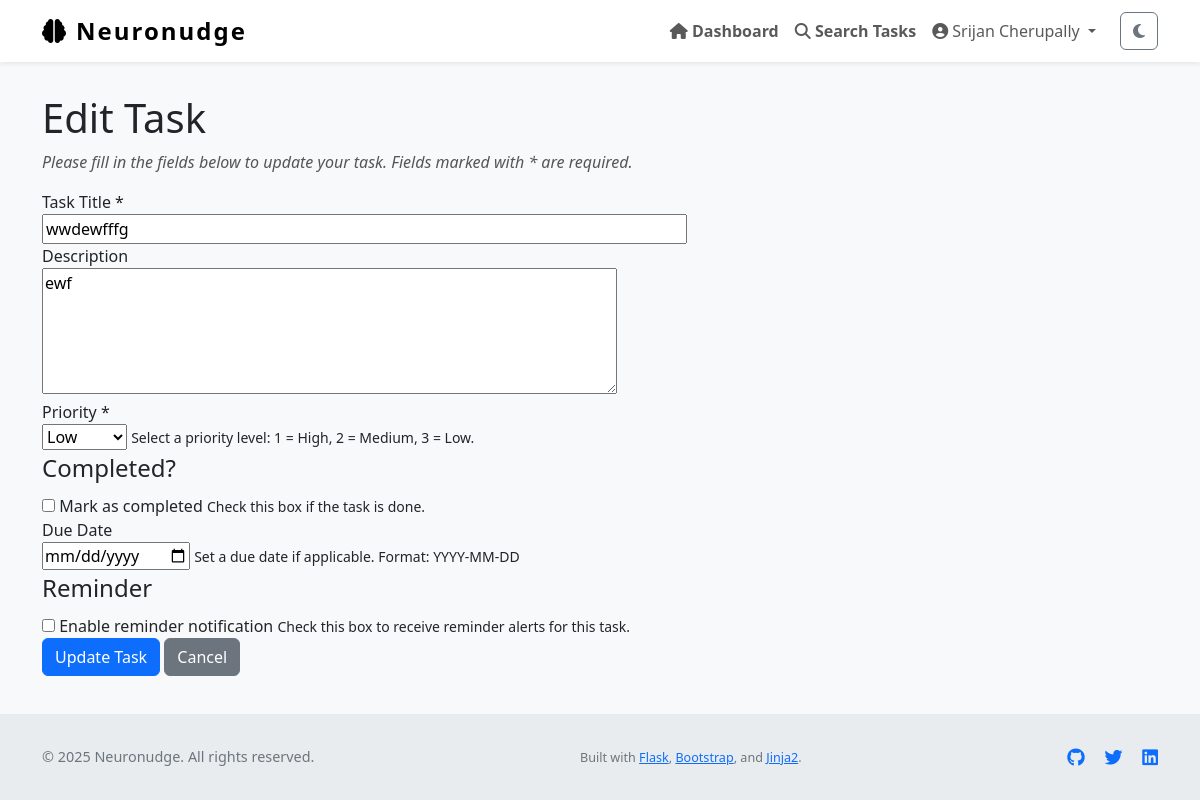
The page /task/edit/3 (signed in) on the database as committed earlier.
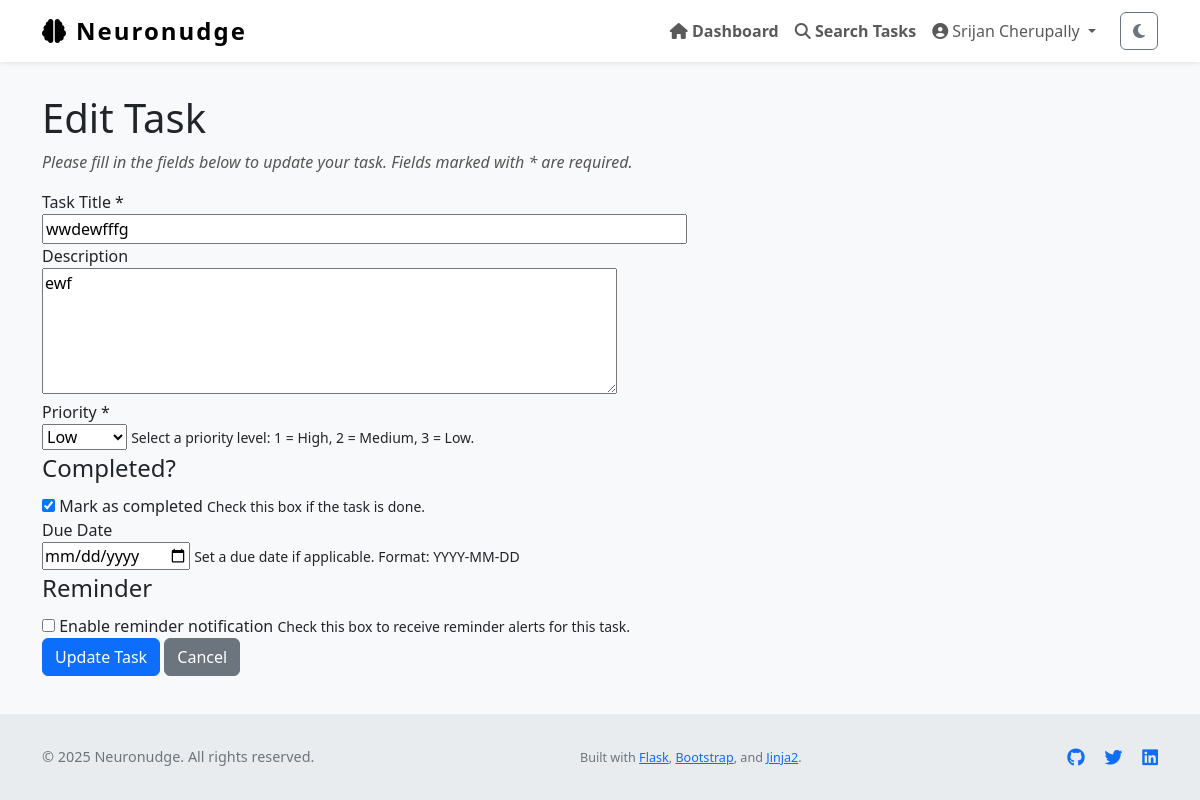
The same page on the database as committed later.
### Neuronudge/models.py (models this page shows, shortened)
class Task(db.Model):
    id = db.Column(db.Integer, primary_key=True)
    title = db.Column(db.String(255), nullable=False)
    description = db.Column(db.Text)
    due_date = db.Column(db.DateTime)
    completed = db.Column(db.Boolean, default=False)
    priority = db.Column(db.Integer, default=3)         # 1 = high, 2 = med, 3 = low
    reminder_set = db.Column(db.Boolean, default=False)
    created_at = db.Column(db.DateTime, default=datetime.utcnow)
    updated_at = db.Column(db.DateTime, default=datetime.utcnow, onupdate=datetime.utcnow)
    user_id = db.Column(db.Integer, db.ForeignKey('user.id'), nullable=False)

### Neuronudge/views.py (the view, shortened to what this page needs)
@views.route('/task/edit/<int:id>', methods=['GET', 'POST'])
@login_required
def edit_task(id):
    task = Task.query.get_or_404(id)
    if task.user_id != current_user.id:
        flash("Unauthorized access.", category='error')
        abort(403)
    form = TaskForm(obj=task)
    return render_template('task_form.html', form=form)

### Neuronudge/forms.py (shortened to what this page needs)
class TaskForm(FlaskForm):
    title = StringField('Title', validators=[InputRequired(), Length(max=100)])
    description = TextAreaField('Description', validators=[Optional(), Length(max=1000)])
    completed = BooleanField('Completed')
    due_date = DateField('Due Date', format='%Y-%m-%d', validators=[Optional()])
    priority = SelectField('Priority', choices=[('1', 'High'), ('2', 'Medium'), ('3', 'Low')], default='3')
    reminder_set = BooleanField('Set Reminder')
    submit = SubmitField('Save Task')

### Neuronudge/__init__.py (called while the page is built)
def create_app():
    app = Flask(__name__)
    app.config['SECRET_KEY'] = os.environ.get("SECRET_KEY", "thisissecret")
    app.config['SQLALCHEMY_DATABASE_URI'] = 'sqlite:///db.sqlite'
    app.config['SQLALCHEMY_TRACK_MODIFICATIONS'] = False
    db.init_app(app)
    from .views import views
    from .auth import auth
    app.register_blueprint(views, url_prefix='/')
    app.register_blueprint(auth, url_prefix='/auth')
    from .models import User
    login_manager = LoginManager()
    login_manager.login_view = 'auth.login'
    login_manager.init_app(app)
    @login_manager.user_loader
    def load_user(id):
        return User.query.get(int(id))
    return app

### Neuronudge/templates/task_form.html (shortened to what this page needs)
{% extends "layout.html" %}
{% block content %}
<h1>{% if form.title.data %}Edit Task{% else %}Create New Task{% endif %}</h1>
<form method="POST" action="" novalidate aria-describedby="task-form-instructions">
    <div id="task-form-instructions" class="form-help" style="margin-bottom: 1rem; color: #555; font-style: italic;">
        Please fill in the fields below to {{ 'update your task' if form.title.data else 'create a new task' }}. Fields marked with * are required.
    </div>
    <div class="form-group">
        <label for="{{ form.title.id }}">Task Title *</label><br>
        {{ form.title(id=form.title.id, size=64, maxlength=100, placeholder="Enter the task title") }}
    </div>
    <div class="form-group">
        <label for="{{ form.description.id }}">Description</label><br>
        {{ form.description(id=form.description.id, rows=5, cols=60, placeholder="Describe the task in detail (optional)") }}
    </div>
    <div class="form-group">
        <label for="{{ form.priority.id }}">Priority *</label><br>
        {{ form.priority(id=form.priority.id) }}
        <small class="help-text">Select a priority level: 1 = High, 2 = Medium, 3 = Low.</small>
    </div>
    <fieldset class="form-group" aria-describedby="completed-help">
        <legend>Completed?</legend>
        {{ form.completed() }}
        <label for="{{ form.completed.id }}">Mark as completed</label>
        <small id="completed-help" class="help-text">Check this box if the task is done.</small>
    </fieldset>
    <div class="form-group">
        <label for="{{ form.due_date.id }}">Due Date</label><br>
        {{ form.due_date(id=form.due_date.id, placeholder="YYYY-MM-DD") }}
        <small class="help-text">Set a due date if applicable. Format: YYYY-MM-DD</small>
    </div>
    <fieldset class="form-group" aria-describedby="reminder-help">
        <legend>Reminder</legend>
        {{ form.reminder_set() }}
        <label for="{{ form.reminder_set.id }}">Enable reminder notification</label>
        <small id="reminder-help" class="help-text">Check this box to receive reminder alerts for this task.</small>
    </fieldset>
    <button type="submit" class="btn btn-primary" aria-label="Save Task">{% if form.title.data %}Update Task{% else %}Create Task{% endif %}</button>
    <a href="{{ url_for('views.dashboard') }}" class="btn btn-secondary" role="button">Cancel</a>
</form>
{% endblock %}

Rows that differ between the two databases and show on the page:
changed Task "update your task": completed "☐" → "☑"
